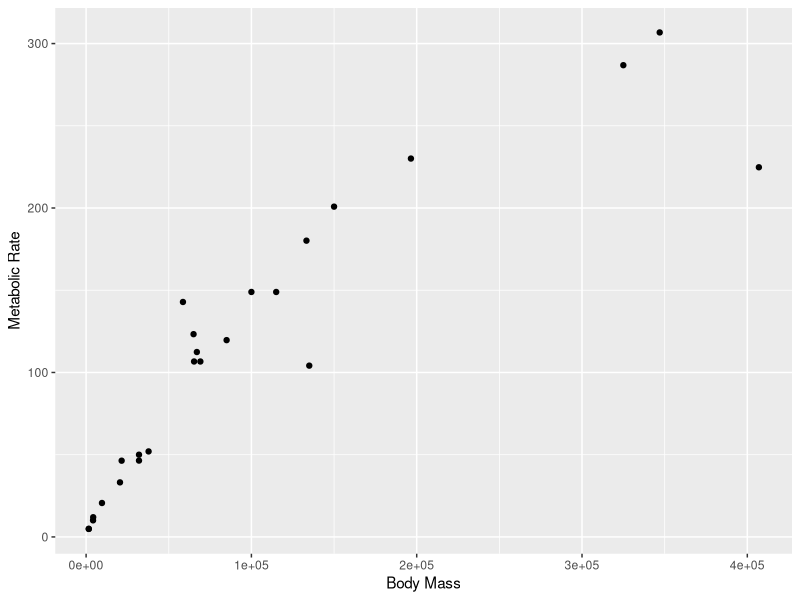
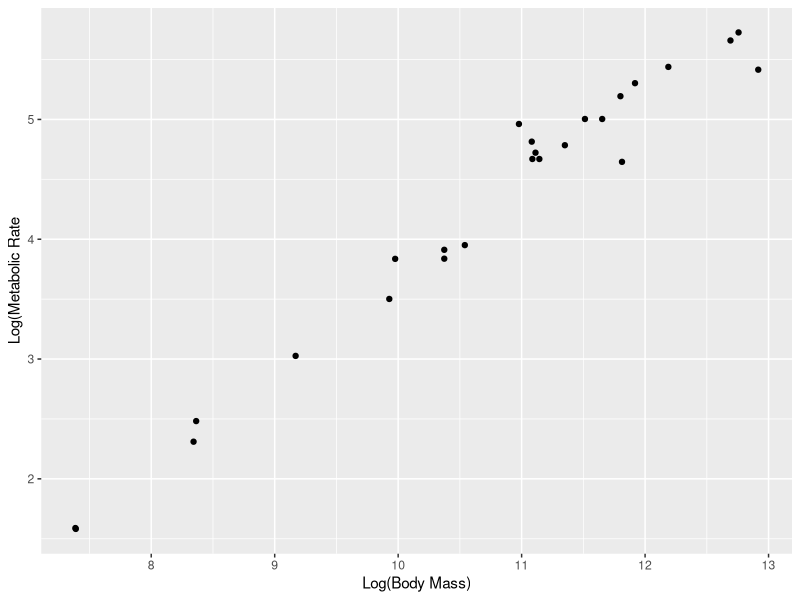

These charts were generated, in order, by the following R code:
# Load library
library(tidyverse)

#set up data frame for plotting
size_mr_data <- data.frame(
  body_mass = c(32000, 37800, 347000, 4200, 196500, 100000, 4290, 
    32000, 65000, 69125, 9600, 133300, 150000, 407000, 115000, 
    67000,325000, 21500, 58588, 65320, 85000, 135000, 20500, 1613,
    1618),
  metabolic_rate = c(49.984, 51.981, 306.770, 10.075, 230.073, 
    148.949, 11.966, 46.414, 123.287, 106.663, 20.619, 180.150, 
    200.830, 224.779, 148.940, 112.430, 286.847, 46.347, 142.863, 
    106.670, 119.660, 104.150, 33.165, 4.900, 4.865))
    
#code goes here
ggplot(data = size_mr_data , aes(x=body_mass, y=metabolic_rate)) + 
  geom_point() + labs( x = "Body Mass", y = "Metabolic Rate")

ggplot(data = size_mr_data, aes( x=log(body_mass), y=log(metabolic_rate))) + 
  geom_point() + labs( x = "Log(Body Mass)", y = "Log(Metabolic Rate")
